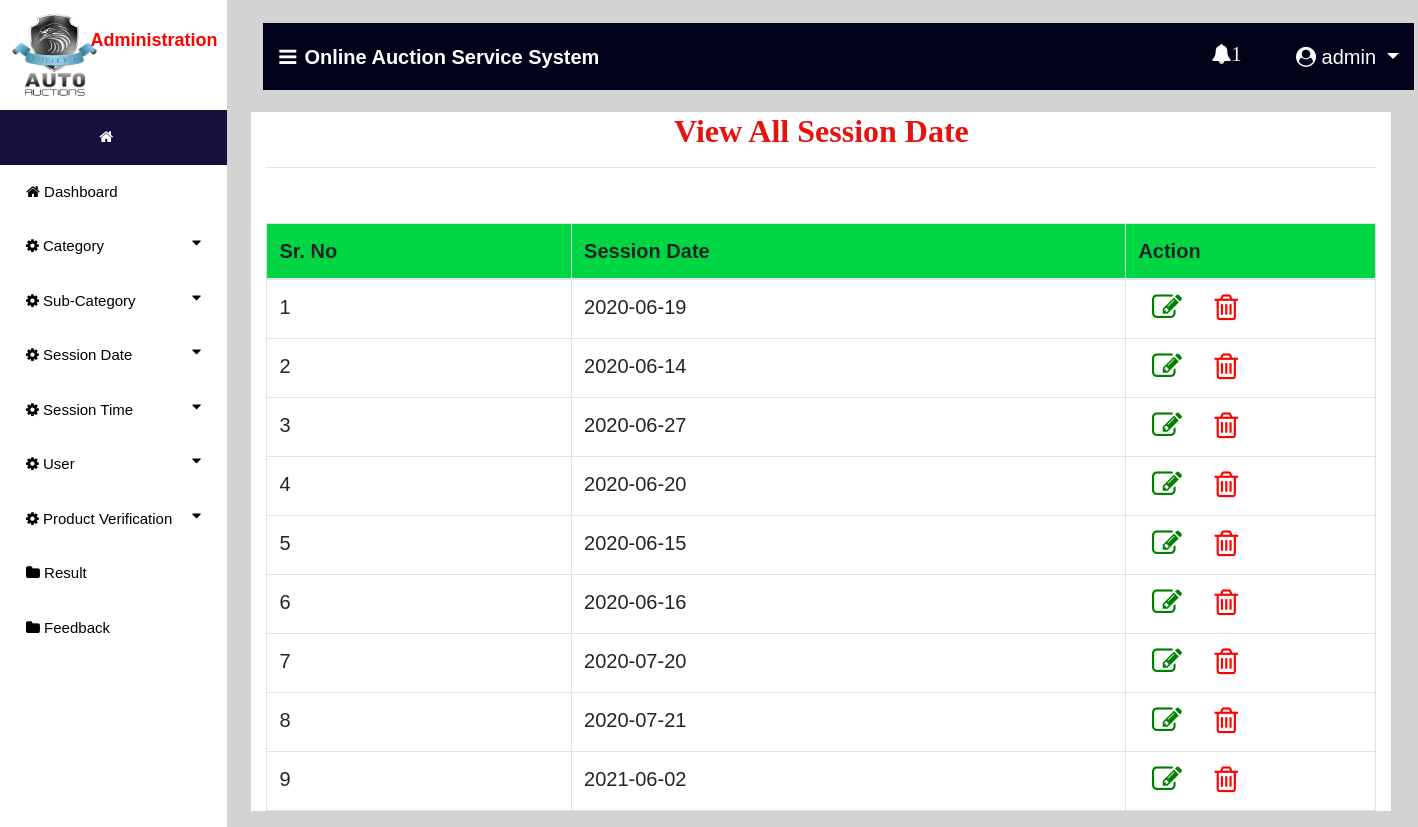
The page /view_session_date (signed in) on the database its author committed.
### auction/models.py (models this page shows, shortened)
class Session_date(models.Model):
    date = models.CharField(max_length=30,null=True)

### auction/views.py (the view)
# urls.py: path('view_session_date', view_session_date, name='view_session_date'),
def view_session_date(request):
    if not request.user.is_staff:
        return redirect('login_user')
    new2 = new()
    count = 0
    if new2:
        count += 1
    user1 = User.objects.get(id=request.user.id)
    pro = ""
    try:
        pro = Bidder.objects.get(user=user1)
        if pro:
            error = "pat"
    except:
        pro = Auction_User.objects.get(user=user1)
    cat = Session_date.objects.all()
    d = {'error':error,'pro':pro,'data':pro,'date1':cat,'count':count,'new2':new2}
    return render(request,'view_session_date.html',d)

### auction/views.py (called while the page is built)
def new():
    status = Status.objects.get(status="pending")
    new_pro = Product.objects.filter(status=status)
    return new_pro

### auction/templates/view_session_date.html (shortened to what this page needs)
{% extends 'navigation3.html' %}
{% block body1 %}
 <div class="container" style="background:white">
<center><h2 style = "font-family : 'Monotype Corsiva' ; color : #E6120E ; font-weight : bold;margin-top:2%">View All Session Date</h2></center><hr>
<table class="table table-bordered" id="myTable">
  <thead>
  <tr>
    <th>Sr. No</th>
    <th>Session Date</th>
    <th style="width:250px">Action</th>
  </tr>
  </thead>
   <tbody>
{% for i in date1 %}
  <tr>
      <td>{{forloop.counter}}</td>
    <td>{{i.date}}</td>
      <td><a href="{% url 'edit_session_date' i.id %}"> <i style="font-size:30px;color:green;margin-left:6%" class="fa fa-edit"></i></a>
          <a href="{% url 'delete_session_date' i.id %}">  <i style="font-size:30px;color:red;margin-left:12%" class="fa fa-trash-o" onclick="return confirm('Are you sure?')"></i></a></td>
  </tr>
   {% endfor %}
    </tbody>
</table>
 </div>
{% endblock %}

### auction/templates/navigation3.html (shortened to what this page needs)
{% extends 'navigation2.html' %}
{% block body %}
<nav class="navbar navbar-expand-lg navbar-light" style="margin-left:2%;margin-top:2%;width:99%;background-color:#00021a">
  <a class="navbar-brand" href="#" style="color:white;font-weight:bold"><i class="fa fa-bars" style="margin-right:8px"></i>Online Auction Service System</a>
  {% if request.user.is_staff %}
     <div class="collapse navbar-collapse nav justify-content-end" id="navbarNavDropdown">
      <li class="nav-item dropdown" style="margin-right:3%;color:white;margin-left:600px">
        <a class="nav-link dropdown" style="margin-left:5%;color:white" href="#" id="navbarDropdown" role="button" data-toggle="dropdown" aria-haspopup="true">
          <i class="fa fa-bell" style="top:0;padding-bottom:10px">{{count}}</i>
        </a>
        <hr>
      </li>
  </div>
     {% endif %}
  <div class="collapse navbar-collapse nav justify-content-end" id="navbarNavDropdown">
      <li class="nav-item dropdown" style="margin-right:3%;color:white">
        <a class="nav-link dropdown-toggle" style="color:white;margin-left:5%" href="#" id="navbarDropdown" role="button" data-toggle="dropdown" aria-haspopup="true" aria-expanded="false">
          <i class="fa fa-user-circle"></i> {{request.user.username}}
        </a>
      </li>
  </div>
 </nav>
{% block body1 %}
{% endblock %}
{% endblock %}

### auction/templates/navigation2.html (style rules this page uses)
thead { background:#00d644; }
body { font-family: "Lato", sans-serif; }
body { margin:0;font-family:Arial }
.dropdown { float:right; }

### rows shown on the page
Session_date: date "2020-06-19"
Session_date: date "2020-06-14"
Session_date: date "2020-06-27"
Session_date: date "2020-06-20"
Session_date: date "2020-06-15"
Session_date: date "2020-06-16"
Session_date: date "2020-07-20"
Session_date: date "2020-07-21"
Session_date: date "2021-06-02"

### other values the page prints
{{ count }} "1"
{{ request.user.username }} "admin"
